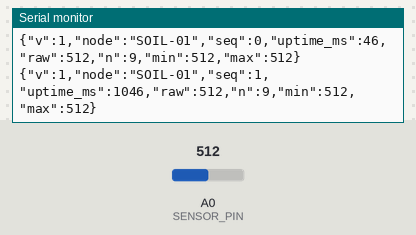
Bench run of a sketch on a simulated Arduino Uno, built with avr-gcc and run on an emulated ATmega328P. Shown: the last lines printed to the serial monitor. The test bench sets the inputs (shaded band); at power-on: A0 (SENSOR_PIN) = 512.

Above: at 1.2 s.
1.3 s: A0 (SENSOR_PIN) set to 716
At 2.4 s:
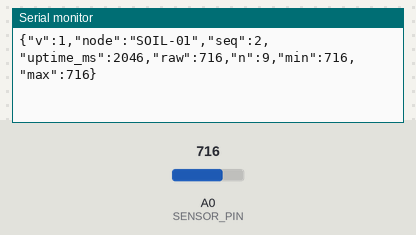
2.8 s: A0 (SENSOR_PIN) set to 900
At 3.9 s:
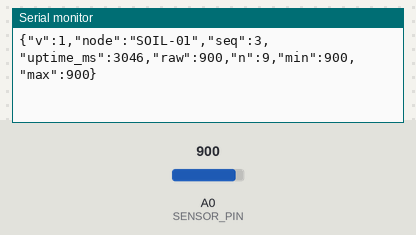
Timing chart, 0 to 5.8 s (numbered marks = the images above; inputs shaded):
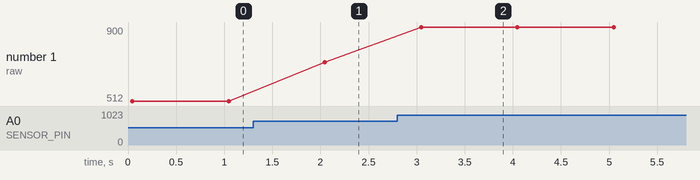

Measured:
- after the input at 1.3 s, the serial monitor: prints a new line after 0.75 s (image 1)
- after the input at 2.8 s, the serial monitor: prints a new line after 0.25 s (image 2)
- plotted number 1: 512 → 716 after the input at 1.3 s, 716 → 900 after the input at 2.8 s

The sketch:

moisture_node.ino
```cpp
/* COMP717A: Grove Moisture Sensor v1.4 -> classic Arduino Uno -> USB.
   Red: 5V; black: GND; yellow: A0; white: leave disconnected.
   No external Arduino libraries. Do not power the sensor from a GPIO pin.
   This sketch sends raw ADC counts, NOT volumetric water content.
*/
#include <Arduino.h>

const uint8_t SENSOR_PIN = A0;
const uint8_t SAMPLE_COUNT = 9;
const unsigned long INTERVAL_MS = 1000UL;
unsigned long previousSample = 0;
uint32_t sequenceNumber = 0;
bool firstSample = true;

void setup() {
  pinMode(SENSOR_PIN, INPUT);
  Serial.begin(115200);
}

void loop() {
  unsigned long now = millis();
  // Unsigned subtraction continues to work when millis() wraps.
  if (!firstSample && (unsigned long)(now - previousSample) < INTERVAL_MS) return;
  firstSample = false;
  previousSample = now;
  uint16_t values[SAMPLE_COUNT];
  analogRead(SENSOR_PIN);  // Discard one conversion before the burst.
  for (uint8_t i = 0; i < SAMPLE_COUNT; ++i) {
    values[i] = analogRead(SENSOR_PIN);
    delay(5);
  }
  // Small, fixed-size insertion sort; no dynamic String allocation.
  for (uint8_t i = 1; i < SAMPLE_COUNT; ++i) {
    uint16_t key = values[i];
    int8_t j = i - 1;
    while (j >= 0 && values[j] > key) {
      values[j + 1] = values[j];
      --j;
    }
    values[j + 1] = key;
  }
  Serial.print(F("{\"v\":1,\"node\":\"SOIL-01\",\"seq\":"));
  Serial.print(sequenceNumber++);
  Serial.print(F(",\"uptime_ms\":"));
  Serial.print(millis());
  Serial.print(F(",\"raw\":"));
  Serial.print(values[SAMPLE_COUNT / 2]);
  Serial.print(F(",\"n\":9,\"min\":"));
  Serial.print(values[0]);
  Serial.print(F(",\"max\":"));
  Serial.print(values[SAMPLE_COUNT - 1]);
  Serial.println(F("}"));
}
```
